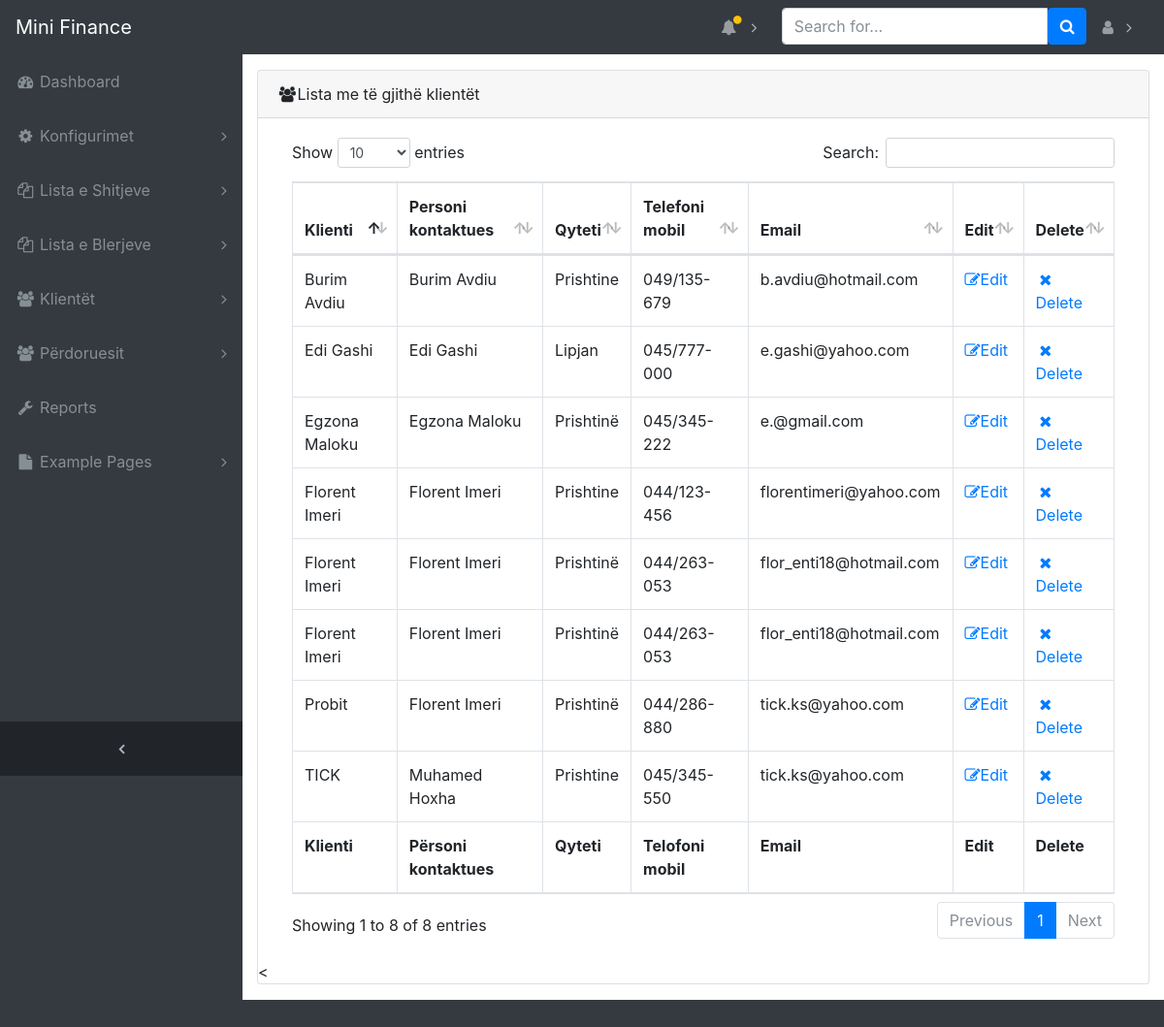
The app's page /admin/clients.php (signed in) with its own data.
### tables this page shows
CREATE TABLE `clients` (
  `client_id` int(11) NOT NULL,
  `contact_person` varchar(30) NOT NULL,
  `job_position` varchar(30) NOT NULL,
  `address_1` varchar(30) NOT NULL,
  `city` varchar(30) NOT NULL,
  `state` varchar(30) NOT NULL,
  `zip` varchar(30) NOT NULL,
  `mobile_no` varchar(20) NOT NULL,
  `tel_no` varchar(20) NOT NULL,
  `client_email` varchar(30) NOT NULL,
  `client_web` varchar(40) DEFAULT NULL,
  `business_register_no` varchar(30) NOT NULL,
  `fiscal_no` varchar(30) NOT NULL,
  `vat_no` tinyint(4) NOT NULL,
  `client_type` varchar(20) NOT NULL,
  `user_id` int(11) NOT NULL,
  `registration_date` date NOT NULL,
  `client` varchar(50) DEFAULT NULL,
  `address_2` varchar(30) NOT NULL
);

### admin/includes/functions_egzona.php (called while the page is built, shortened)
<?php
	function findClients(){
		global $dbconn;
		$query_clients="SELECT * FROM clients";
		return $result_all_clients=mysqli_query($dbconn,$query_clients);
	}
 ?>

### admin/includes/view_all_clients.php (the view, shortened to what this page needs)
<html>
 <body>
  <div class="card mb-3">
    <div class="card-header">
     <i class="fa fa-fw fa-users"></i>Lista me të gjithë klientët</div>
    <div class="card-body" style ="overflow: scroll;">
	  <div class="table-responsive">
        <table class="table table-bordered table-hover" id="dataTable" width="100%" cellspacing="0">
          <thead>
            <tr>
              <th>Klienti</th>
              <th>Personi kontaktues</th>
              <th>Qyteti</th>
              <th>Telefoni mobil</th>
              <th>Email</th>
              <th>Edit</th>
              <th>Delete</th>
            </tr>
          </thead>
          <tfoot>
            <tr>
              <th>Klienti</th>
              <th>Përsoni kontaktues</th>
              <th>Qyteti</th>
              <th>Telofoni mobil</th>
              <th>Email</th>
              <th>Edit</th>
              <th>Delete</th>
            </tr>
          </tfoot>
          <tbody>
		<?php
            $clients=findClients();
            while($client=mysqli_fetch_array($clients)){
                $client_id=$client['client_id'];
                echo "<tr>";
                echo "<td>".  $client['client'] . "</td>";
                echo "<td>".  $client['contact_person'] . "</td>";
                echo "<td>".  $client['city'] . "</td>";
                echo "<td>".  $client['mobile_no'] . "</td>";
                echo "<td>".  $client['client_email'] . "</td>";
                echo "<td><a href='clients.php?source=edit_client&client_id=$client_id'><span clas='btn-link'><i class='fa fa-edit'></i>Edit</span></a></td>";
				echo "<td> <a href='clients.php?delete_client=$client_id'
					data-toggle='modal'
					data-target='#confirm-delete' class='confirm-delete'>
						<span class='btn-link'><i class='fa fa-fw fa-remove'></i>Delete</span>
						</a></td>";
                echo "</tr>";
            }
		  ?>
		</tbody>
        </table>
      </div>
    </div>
		<
 </body>
 </html>

### admin/includes/header.php (shortened to what this page needs)
<?php include "../includes/db.php";?>
<?php include "functions_egzona.php";?>
<!DOCTYPE html>
<html lang="en">
<head>
  <link href="vendor/bootstrap/css/bootstrapV6.min.css" rel="stylesheet">
  <link href="vendor/font-awesome/css/font-awesome.min.css" rel="stylesheet" type="text/css">
  <link href="vendor/datatables/dataTables.bootstrap4.css" rel="stylesheet">
  <link href="css/sb-admin.css" rel="stylesheet">
  <link rel="stylesheet" href="https://cdnjs.cloudflare.com/ajax/libs/bootstrap-datepicker/1.6.4/css/bootstrap-datepicker.css" />
</head>
<body class="fixed-nav sticky-footer bg-dark" id="page-top">

### admin/includes/navigation.php (shortened to what this page needs)
<nav class="navbar navbar-expand-lg navbar-dark bg-dark fixed-top" id="mainNav">
    <a class="navbar-brand" href="index.php">Mini Finance </a>
    <div class="collapse navbar-collapse" id="navbarResponsive">
      <ul class="navbar-nav navbar-sidenav" id="exampleAccordion">
        <li class="nav-item" data-toggle="tooltip" data-placement="right" title="Dashboard">
          <a class="nav-link" href="index.php">
            <i class="fa fa-fw fa-dashboard"></i>
            <span class="nav-link-text">Dashboard</span>
          </a>
        </li>
        <li class="nav-item" data-toggle="tooltip" data-placement="right" title="services">
          <a class="nav-link nav-link-collapse collapsed" data-toggle="collapse" href="#collapseServices" data-parent="#exampleAccordion">
            <i class="fa fa-fw fa-cog"></i>
            <span class="nav-link-text">Konfigurimet</span>
          </a>
        </li>
		<li class="nav-item" data-toggle="tooltip" data-placement="right" title="Sales">
          <a class="nav-link nav-link-collapse collapsed" data-toggle="collapse" href="#collapseSales" data-parent="#exampleAccordion">
            <i class="fa fa-fw fa-files-o"></i>
            <span class="nav-link-text">Lista e Shitjeve</span>
          </a>
        </li>
		<li class="nav-item" data-toggle="tooltip" data-placement="right" title="Buys">
          <a class="nav-link nav-link-collapse collapsed" data-toggle="collapse" href="#collapseBuys" data-parent="#exampleAccordion">
            <i class="fa fa-fw fa-files-o"></i>
            <span class="nav-link-text">Lista e Blerjeve</span>
          </a>
        </li>
		<li class="nav-item" data-toggle="tooltip" data-placement="right" title="Clients">
          <a class="nav-link nav-link-collapse collapsed" data-toggle="collapse" href="#collapseClients" data-parent="#exampleAccordion">
            <i class="fa fa-fw fa-users"></i>
            <span class="nav-link-text">Klientët</span>
          </a>
        </li>
    <?php
          $userdep=$_SESSION['user']['dep_id'];
          if($userdep==1){
    ?>
          <li class="nav-item" data-toggle="tooltip" data-placement="right" title="Users">
          <a class="nav-link nav-link-collapse collapsed" data-toggle="collapse" href="#collapseUsers" data-parent="#exampleAccordion">
            <i class="fa fa-fw fa-users"></i>
            <span class="nav-link-text">Përdoruesit</span>
          </a>
        </li>
    <?php
          }
    ?>
        <li class="nav-item" data-toggle="tooltip" data-placement="right" title="Reports">
          <a class="nav-link" href="reports.php">
            <i class="fa fa-fw fa-wrench"></i>
            <span class="nav-link-text">Reports</span>
          </a>
        </li>
        <li class="nav-item" data-toggle="tooltip" data-placement="right" title="Example Pages">
          <a class="nav-link nav-link-collapse collapsed" data-toggle="collapse" href="#collapseExamplePages" data-parent="#exampleAccordion">
            <i class="fa fa-fw fa-file"></i>
            <span class="nav-link-text">Example Pages</span>
          </a>
        </li>
      </ul>
      <ul class="navbar-nav sidenav-toggler">
        <li class="nav-item">
          <a class="nav-link text-center" id="sidenavToggler">
            <i class="fa fa-fw fa-angle-left"></i>
          </a>
        </li>
      </ul>
      <ul class="navbar-nav ml-auto">
        <li class="nav-item dropdown">
          <a class="nav-link dropdown-toggle mr-lg-2" id="alertsDropdown" href="#" data-toggle="dropdown" aria-haspopup="true" aria-expanded="false">
            <i class="fa fa-fw fa-bell"> </i>
            <span class="indicator text-warning d-none d-lg-block">
              <i class="fa fa-fw fa-circle"></i>
            </span>
          </a>
        </li>
        <li class="nav-item">
          <form class="form-inline my-2 my-lg-0 mr-lg-2">
            <div class="input-group">
              <input class="form-control" type="text" placeholder="Search for...">
              <span class="input-group-btn">
                <button class="btn btn-primary" type="button">
                  <i class="fa fa-search"></i>
                </button>
              </span>
            </div>
          </form>
        </li>
		<li class="nav-item dropdown">
          <a class="nav-link dropdown-toggle" id="alertsDropdown" href="#" data-toggle="dropdown" aria-haspopup="true" aria-expanded="false">
            <i class="fa fa-user"> </i>
          </a>
        </li>
      </ul>
    </div>
  </nav>

### admin/clients.php (shortened to what this page needs)
<?php
    include "includes/header.php";
?>
  <?php include "includes/navigation.php";?>
	<div class="content-wrapper">
		<div class="container-fluid">
		  <?php
			if(isset($_GET['source'])){
				$source=$_GET['source'];
			}
			else{
				$source="";
			}
			switch($source){
				default:
				include "includes/view_all_clients.php";
				break;
			}
			?>
		</div>
	</div>
 <?php include "includes/footer.php";?>

### admin/includes/footer.php (shortened to what this page needs)
</body>
</html>

### admin/css/sb-admin.css (style rules this page uses)
html { position: relative; min-height: 100%; }
body { overflow-x: hidden; }
body.sticky-footer { margin-bottom: 56px; }
body.sticky-footer .content-wrapper { min-height: calc(100vh - 56px - 56px); }
body.fixed-nav { padding-top: 56px; }
.content-wrapper { min-height: calc(100vh - 56px); padding-top: 1rem; }
#mainNav .navbar-collapse { overflow: auto; max-height: 75vh; }
#mainNav .navbar-collapse .navbar-nav .nav-item .nav-link { cursor: pointer; }
#mainNav .navbar-collapse .navbar-sidenav .nav-link-collapse:after { float: right; content: '\f107'; font-family: 'FontAwesome'; }
#mainNav .navbar-collapse .navbar-sidenav .nav-link-collapse.collapsed:after { content: '\f105'; }
#mainNav .navbar-collapse .sidenav-toggler { display: none; }
#mainNav .navbar-collapse .navbar-nav > .nav-item.dropdown > .nav-link { position: relative; min-width: 45px; }
#mainNav .navbar-collapse .navbar-nav > .nav-item.dropdown > .nav-link:after { float: right; width: auto; content: '\f105'; border: none; font-family: 'FontAwesome'; }
#mainNav .navbar-collapse .navbar-nav > .nav-item.dropdown > .nav-link .indicator { position: absolute; top: 5px; left: 21px; font-size: 10px; }
@media (min-width: 992px) { #mainNav .navbar-brand { width: 250px; } }
@media (min-width: 992px) { #mainNav .navbar-collapse { overflow: visible; max-height: none; } }
@media (min-width: 992px) { #mainNav .navbar-collapse .navbar-sidenav { position: absolute; top: 0; left: 0; overflow-x: hidden; overflow-y: auto; -webkit-flex-direction: column; -ms-flex-direction: column; flex-direction: column; margin-top: 56px; } }
@media (min-width: 992px) { #mainNav .navbar-collapse .navbar-sidenav > .nav-item { width: 250px; padding: 0; } }
@media (min-width: 992px) { #mainNav .navbar-collapse .navbar-sidenav > .nav-item > .nav-link { padding: 1em; } }
@media (min-width: 992px) { #mainNav .navbar-collapse .navbar-nav > .nav-item.dropdown > .nav-link { min-width: 0; } }
@media (min-width: 992px) { #mainNav .navbar-collapse .navbar-nav > .nav-item.dropdown > .nav-link:after { width: 24px; text-align: center; } }
#mainNav.fixed-top .sidenav-toggler { display: none; }
@media (min-width: 992px) { #mainNav.fixed-top .navbar-sidenav { height: calc(100vh - 112px); } }
@media (min-width: 992px) { #mainNav.fixed-top .sidenav-toggler { position: absolute; top: 0; left: 0; display: flex; overflow-x: hidden; overflow-y: auto; -webkit-flex-direction: column; -ms-flex-direction: column; flex-direction: column; margin-top: calc(100vh - 56px); } }
@media (min-width: 992px) { #mainNav.fixed-top .sidenav-toggler > .nav-item { width: 250px; padding: 0; } }
@media (min-width: 992px) { #mainNav.fixed-top .sidenav-toggler > .nav-item > .nav-link { padding: 1em; } }
#mainNav.fixed-top.navbar-dark .sidenav-toggler { background-color: #212529; }
#mainNav.fixed-top.navbar-dark .sidenav-toggler a i { color: #adb5bd; }
.content-wrapper { overflow-x: hidden; background: white; }
@media (min-width: 992px) { .content-wrapper { margin-left: 250px; } }
#sidenavToggler i { font-weight: 800; }
#mainNav.navbar-dark .navbar-collapse .navbar-sidenav .nav-link-collapse:after { color: #868e96; }
#mainNav.navbar-dark .navbar-collapse .navbar-sidenav > .nav-item > .nav-link { color: #868e96; }
#mainNav.navbar-dark .navbar-collapse .navbar-nav > .nav-item.dropdown > .nav-link:after { color: #adb5bd; }
@media (min-width: 992px) { #mainNav.navbar-dark .navbar-collapse .navbar-sidenav { background: #343a40; } }

### records on screen
clients: client "Florent Imeri", contact_person "Florent Imeri", city "Prishtine", mobile_no "044/123-456", client_email "florentimeri@yahoo.com"
clients: client "Burim Avdiu", contact_person "Burim Avdiu", city "Prishtine", mobile_no "049/135-679", client_email "b.avdiu@hotmail.com"
clients: client "TICK", contact_person "Muhamed Hoxha", city "Prishtine", mobile_no "045/345-550", client_email "tick.ks@yahoo.com"
clients: client "Probit", contact_person "Florent Imeri", city "Prishtinë", mobile_no "044/286-880", client_email "tick.ks@yahoo.com"
clients: client "Florent Imeri", contact_person "Florent Imeri", city "Prishtinë", mobile_no "044/263-053", client_email "flor_enti18@hotmail.com"
clients: client "Florent Imeri", contact_person "Florent Imeri", city "Prishtinë", mobile_no "044/263-053", client_email "flor_enti18@hotmail.com"
clients: client "Edi Gashi", contact_person "Edi Gashi", city "Lipjan", mobile_no "045/777-000", client_email "e.gashi@yahoo.com"
clients: client "Egzona Maloku", contact_person "Egzona Maloku", city "Prishtinë", mobile_no "045/345-222", client_email "e.@gmail.com"
